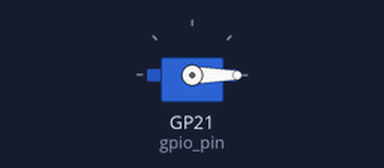
The program below on a simulated Raspberry Pi Pico running MicroPython. On the bench: servo. Servo angles are drawn from the pulse width (0.5 ms = 0°, 2.5 ms = 180°). At 3.0 s the program stops and its outputs stay as they are.

Above: at 0.1 s.
At 1.1 s:
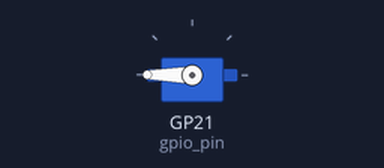
Timing chart, 0 to 3.5 s (numbered marks = the images above):
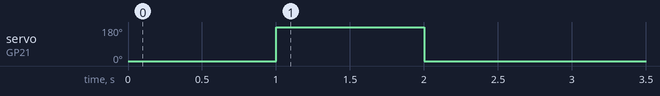

Measured:
- by itself, servo on GP21 (gpio_pin): 0° → 180° at 1.0 s, → 0° 1.0 s later

The program:

ServoTest.py
```python
"""
RP2040 MicroPython SG90 Servo Control
Controls an SG90 servo on GPIO 21 via 50 Hz PWM.
"""

from machine import Pin, PWM
import time


class SG90Servo:
    """SG90 servo controller using PWM on RP2040."""

    def __init__(self, gpio_pin: int, freq: int = 50,
                 min_us: int = 500, max_us: int = 2500):
        """
        Args:
            gpio_pin: GPIO pin number.
            freq:     PWM frequency in Hz (50 Hz for standard hobby servos).
            min_us:   Pulse width at 0° in microseconds.
            max_us:   Pulse width at 180° in microseconds.
                      SG90 typically lands around 500–2400 µs; widening this
                      risks driving the servo into its mechanical end-stops.
        """
        self.pwm = PWM(Pin(gpio_pin, Pin.OUT))
        self.pwm.freq(freq)

        self.min_us = min_us
        self.max_us = max_us
        self.period_us = 1_000_000 / freq   # derive period from freq, don't hardcode
        self.current_angle = 0.0

    def set_angle(self, angle: float) -> None:
        """Set servo to the given angle (0–180°)."""
        angle = max(0.0, min(180.0, angle))
        pulse_us = self.min_us + (angle / 180.0) * (self.max_us - self.min_us)
        duty = int((pulse_us / self.period_us) * 65535)
        self.pwm.duty_u16(duty)
        self.current_angle = angle

    def deinit(self) -> None:
        """Release the PWM (stops holding torque / jitter when idle)."""
        self.pwm.deinit()


# Demo: step 0° -> 180° -> 0°
servo = SG90Servo(gpio_pin=21)

servo.set_angle(0)
time.sleep(1)

servo.set_angle(180)
time.sleep(1)

servo.set_angle(0)
time.sleep(1)

servo.deinit()
```
